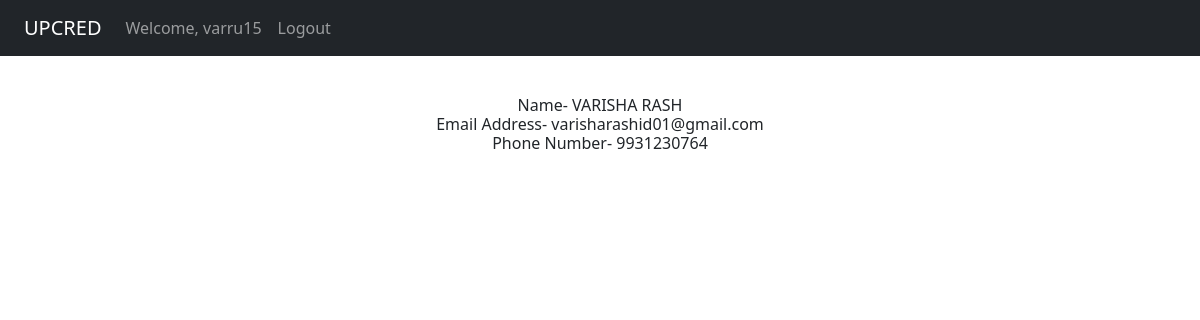
The app's page /contact/3/ (signed in) with its own data.
### contact/models.py (models this page shows, shortened)
class Contact(models.Model):
    date_created = models.DateTimeField(auto_now_add=True, null=True)
    name = models.CharField(max_length=100, null=True)
    email = models.EmailField(unique=True, null=False,default = None)
    phone_number =  models.CharField(null=False, max_length=10, blank=False, unique=True)

### contact/views.py (the view)
# urls.py: path('contact/<int:pk>/',views.viewContact,name="viewContact"),
@login_required(login_url='login')
def viewContact(request, pk):
	order = Contact.objects.filter(id=pk)
	context = {'form': order}
	return render(request, 'contact_details.html', context)

### templates/contact_details.html
{%  extends 'main.html' %}
{% block content %}
   {% for n in form %}
    <div class="text-center py-10">
        <h1>Name- {{n.name}}</h1>
        <h1>Email Address- {{n.email}}</h1>
        <h1>Phone Number-  {{n.phone_number}}</h1>
    </div>
   {% endfor %}
{% endblock %}

### templates/main.html (shortened to what this page needs)
{% load static %}
<!DOCTYPE html>
<html>
<head>
	<link href="https://cdn.jsdelivr.net/npm/bootstrap@5.2.1/dist/css/bootstrap.min.css" rel="stylesheet">
	<link href="{% static 'fontawesomefree/css/fontawesome.css' %}" rel="stylesheet" type="text/css">
    <link href="{% static 'fontawesomefree/css/brands.css' %}" rel="stylesheet" type="text/css">
    <link href="{% static 'fontawesomefree/css/solid.css' %}" rel="stylesheet" type="text/css">
</head>
<body>
	<div class="">
		<nav class="navbar navbar-expand-lg navbar-dark bg-dark">
			<a class="navbar-brand ml-6" href="/">UPCRED</a>
			<div>
			  <ul class="navbar-nav mr-auto">
				{% if user.is_authenticated %}
				<li class="nav-item">
				  <a class="nav-link" href="/">Welcome, {{user.username}}</a>
				</li>
				<li class="nav-item">
					<a class="nav-link text-right" href="{% url 'logout' %}">Logout</a>
				</li>
				{% else %}
				<li class="nav-item">
				  <a class="nav-link text-right" href="{% url 'login' %}">Login</a>
				</li>
				{% endif %}
			  </ul>
			</div>
		  </nav>
	{% block content %}
	{% endblock %}
    </div>
</body>
<script src="https://cdn.tailwindcss.com"></script>
</html>

### records on screen
Contact: name "VARISHA RASH", email "varisharashid01@gmail.com", phone_number "9931230764"

### other values on screen
{{ user.username }} "varru15"
